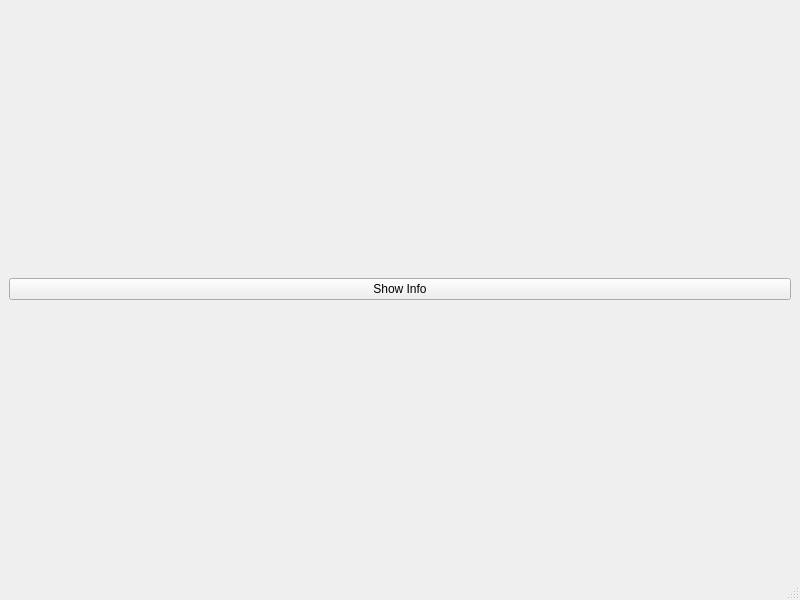
<?xml version="1.0" encoding="UTF-8"?>
<ui version="4.0">
 <class>MainWindow</class>
 <widget class="QMainWindow" name="MainWindow">
  <property name="geometry">
   <rect>
    <x>0</x>
    <y>0</y>
    <width>800</width>
    <height>600</height>
   </rect>
  </property>
  <property name="windowTitle">
   <string>MainWindow</string>
  </property>
  <widget class="QWidget" name="centralwidget">
   <layout class="QHBoxLayout" name="horizontalLayout">
    <item>
     <widget class="QPushButton" name="pushButton">
      <property name="text">
       <string>Show Info</string>
      </property>
     </widget>
    </item>
   </layout>
  </widget>
  <widget class="QMenuBar" name="menubar">
   <property name="geometry">
    <rect>
     <x>0</x>
     <y>0</y>
     <width>800</width>
     <height>21</height>
    </rect>
   </property>
  </widget>
  <widget class="QStatusBar" name="statusbar"/>
 </widget>
 <resources/>
 <connections/>
</ui>
